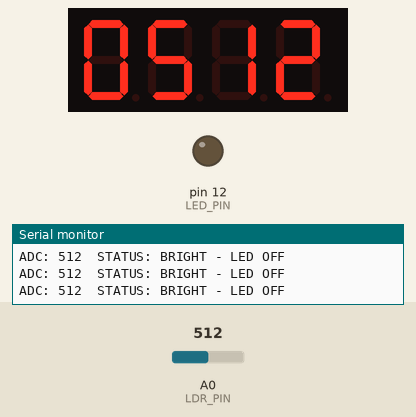
Bench run of a program on a simulated Arduino Uno, built with avr-gcc and run on an emulated ATmega328P. On the bench: 4-digit seven-segment display, output pins drawn as LEDs (lit = HIGH), the last lines printed to the serial monitor. Wiring (inferred from the names in the program): 4-digit 7-segment display, segments lit when HIGH: segments pin 2, pin 3, pin 4, pin 5, pin 6, pin 7, A1, A2; digit selects pin 8, pin 9, pin 10, pin 11. The test bench sets the inputs (shaded band); at power-on: A0 (LDR_PIN) = 512. The segment pins are drawn as the display they are named for; pins used as bus, display or sensor lines are not drawn.

Above: at 1.8 s.
1.9 s: A0 (LDR_PIN) set to 489
At 2.4 s:
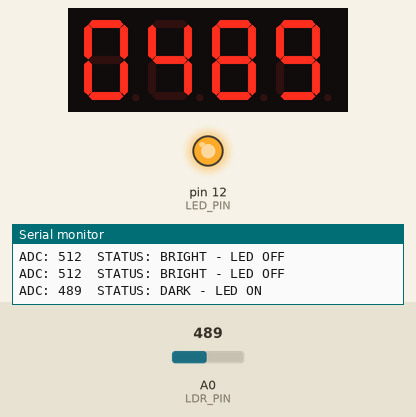
3.5 s: A0 (LDR_PIN) set to 510
At 4.7 s:
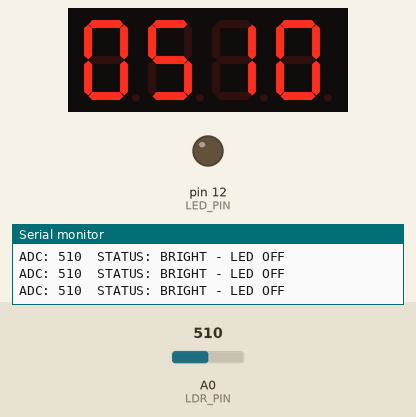
5.0 s: A0 (LDR_PIN) set to 490
At 5.8 s:
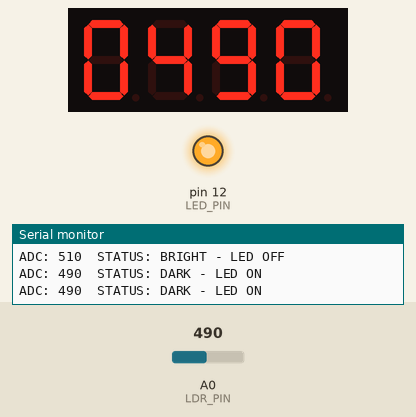
Timing chart, 0 to 8.0 s (numbered marks = the images above; inputs shaded):
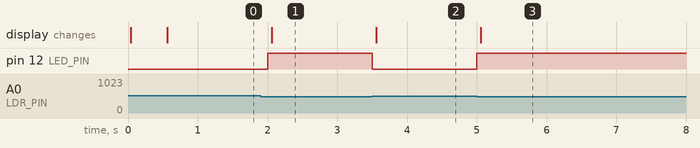

Measured:
- the behaviour switches between 500 and 499 on A0 (LDR_PIN) (found by bisection; images 0 and 1)
- after the input at 1.9 s, pin 12 (LED_PIN): LOW → HIGH after 0.10 s; the display: changes after 0.16 s (image 1)
- after the input at 3.5 s, pin 12 (LED_PIN): HIGH → LOW at once; the display: changes after 0.06 s (image 2)
- after the input at 5.0 s, pin 12 (LED_PIN): LOW → HIGH at once; the display: changes after 0.06 s (image 3)

The program:

main.cpp
```cpp
#include <Arduino.h>


const uint8_t LDR_PIN = A0;      // PC0-A0


const uint8_t LED_PIN = 12;      // PB4-12


const uint8_t SEG_A  = 2;   // PD2
const uint8_t SEG_B  = 3;   // PD3
const uint8_t SEG_C  = 4;   // PD4
const uint8_t SEG_D  = 5;   // PD5
const uint8_t SEG_E  = 6;   // PD6
const uint8_t SEG_F  = 7;   // PD7
const uint8_t SEG_G  = A1;  // PC1
const uint8_t SEG_DP = A2;  // PC2
const uint8_t SEG_PINS[8] = {SEG_A, SEG_B, SEG_C, SEG_D, SEG_E, SEG_F, SEG_G, SEG_DP};

const uint8_t DIGIT_PINS[4] = {8, 9, 10, 11};

const bool SEGMENT_ON = HIGH;
const bool DIGIT_ON   = HIGH;


const bool DIGIT_TABLE[10][8] = {
  {1,1,1,1,1,1,0,0}, // 0
  {0,1,1,0,0,0,0,0}, // 1
  {1,1,0,1,1,0,1,0}, // 2
  {1,1,1,1,0,0,1,0}, // 3
  {0,1,1,0,0,1,1,0}, // 4
  {1,0,1,1,0,1,1,0}, // 5
  {1,0,1,1,1,1,1,0}, // 6
  {1,1,1,0,0,0,0,0}, // 7
  {1,1,1,1,1,1,1,0}, // 8
  {1,1,1,1,0,1,1,0}, // 9
};


int DARK_THRESHOLD = 500;


unsigned long lastDigitSwitch = 0;
const unsigned long DIGIT_INTERVAL_MS = 3;
uint8_t activeDigit = 0;

unsigned long lastSample = 0;
const unsigned long SAMPLE_INTERVAL_MS = 500;

int adcValue = 0;
int displayValue = 0;

void showDigit(uint8_t digitIndex, uint8_t value) {

  for (uint8_t i = 0; i < 4; i++) {
    digitalWrite(DIGIT_PINS[i], !DIGIT_ON);
  }

  for (uint8_t s = 0; s < 8; s++) {
    bool on = DIGIT_TABLE[value][s];
    digitalWrite(SEG_PINS[s], on ? SEGMENT_ON : !SEGMENT_ON);
  }

  digitalWrite(DIGIT_PINS[digitIndex], DIGIT_ON);
}

void setup() {
  Serial.begin(9600);

  pinMode(LDR_PIN, INPUT);
  pinMode(LED_PIN, OUTPUT);
  digitalWrite(LED_PIN, LOW);

  for (uint8_t i = 0; i < 8; i++) {
    pinMode(SEG_PINS[i], OUTPUT);
    digitalWrite(SEG_PINS[i], !SEGMENT_ON);
  }
  for (uint8_t i = 0; i < 4; i++) {
    pinMode(DIGIT_PINS[i], OUTPUT);
    digitalWrite(DIGIT_PINS[i], !DIGIT_ON);
  }

  Serial.println(F("READY - Light intensity monitor started"));
}

void loop() {
  unsigned long now = millis();


  if (now - lastSample >= SAMPLE_INTERVAL_MS) {
    lastSample = now;

    adcValue = analogRead(LDR_PIN);
    displayValue = adcValue;

    bool isDark = (adcValue < DARK_THRESHOLD);
    digitalWrite(LED_PIN, isDark ? HIGH : LOW);

    Serial.print(F("ADC: "));
    Serial.print(adcValue);
    Serial.print(F("  STATUS: "));
    Serial.println(isDark ? F("DARK - LED ON") : F("BRIGHT - LED OFF"));
  }


  if (now - lastDigitSwitch >= DIGIT_INTERVAL_MS) {
    lastDigitSwitch = now;

    int v = displayValue;
    uint8_t digits[4];
    digits[0] = (v / 1000) % 10;
    digits[1] = (v / 100)  % 10;
    digits[2] = (v / 10)   % 10;
    digits[3] = v % 10;

    showDigit(activeDigit, digits[activeDigit]);
    activeDigit = (activeDigit + 1) % 4;
  }
}
```
